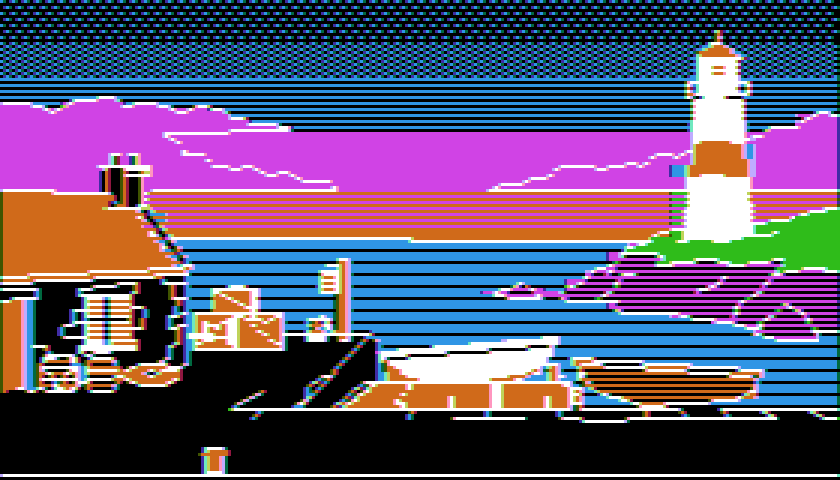
#> input picture styles/apple2-hires/assets/picture_fringe.png, 840 x 480 px, found by its file name
$ python ai_convert.py ../../apple2-hires/assets/picture_fringe.png
#> lines starting #> are read from the running program, lines starting #| are printed output that depends on the picture
### styles/videotext/scripts/ttxenc.py
#!/usr/bin/env python3
"""Mosaik-Zeilen nach den Videotext-Regeln kodieren (dynamische Programmierung je Zeile).

Eingabe je Zeichenzeile: Zielfarben der 2×3 Sechstel je Zelle (80 × 3 Mosaikpunkte, Farbnummer 0–7 oder -1 =
egal), optional eine zweite Zielfarbe für die Aus-Phase des Blinkens, Gewichte je Mosaikpunkt und je Zelle der
Wunsch „getrennt“/„zusammenhängend“. Gesucht ist die Bytefolge (40 Bytes), deren dekodierte Anzeige die
gewichtete Farbabweichung minimiert. Der Zustand des Decoders je Spalte ist
(Modus, Vordergrund, Hintergrund, getrennt, Hold, Flash, gehaltenes Zeichen) = 32 768 Zustände.

Erlaubte Bytes: Mosaikzeichen und die Steuerzeichen Mosaik-Farbe 11–17, New Background 1D, Black Background 1C,
Contiguous 19, Separated 1A, Hold 1E, Release 1F, Flash 08, Steady 09. Schwarz als Vordergrund gibt es in
Level 1 nicht (0x10 ist dort kein Steuerzeichen); Schwarz entsteht nur als Hintergrund.
Die Kostenrechnung ist dieselbe wie im Decoder (ttxlib.decode_row); check_row() prüft das für jede Zeile.
"""
import numpy as np

import ttxlib as T

SHAPE = (2, 8, 8, 2, 2, 2, 64, 2)       # mode, fg, bg, sep, hold, flash, held, held_sep
NS = int(np.prod(SHAPE))
M_, FG_, BG_, SEP_, HOLD_, FL_, HELD_, HSEP_ = np.unravel_index(np.arange(NS), SHAPE)
SEP_PENALTY = 50.0   # gehaltenes Zeichen im falschen Trennmodus (z. B. getrennter Strahl als Lampe)


def sidx(mode, fg, bg, sep, hold, flash, held, hsep=0):
    return np.ravel_multi_index((mode, fg, bg, sep, hold, flash, held, hsep), SHAPE)


def _oklab(rgb):
    c = rgb / 255.0
    c = np.where(c <= 0.04045, c / 12.92, ((c + 0.055) / 1.055) ** 2.4)
    l = 0.4122214708 * c[:, 0] + 0.5363325363 * c[:, 1] + 0.0514459929 * c[:, 2]
    m = 0.2119034982 * c[:, 0] + 0.6806995451 * c[:, 1] + 0.1073969566 * c[:, 2]
    s = 0.0883024619 * c[:, 0] + 0.2817188376 * c[:, 1] + 0.6299787005 * c[:, 2]
    l, m, s = np.cbrt(l), np.cbrt(m), np.cbrt(s)
    return np.stack([0.2104542553 * l + 0.7936177850 * m - 0.0040720468 * s,
                     1.9779984951 * l - 2.4285922050 * m + 0.4505937099 * s,
                     0.0259040371 * l + 0.7827717662 * m - 0.8086757660 * s], 1)


_LAB = _oklab(PAL := T.PALETTE.astype(np.float64))
# Abstand je Farbpaar (Zeile = Ziel, Spalte = Anzeige): Oklab-Abstand plus 0,25 für jede falsche Farbe, plus
# 0,4, wenn statt der Zielfarbe eine andere bunte Farbe erscheint. Eine Lücke in Hintergrundfarbe Schwarz ist im
# Videotext normal; fremdfarbige Splitter (rote Punkte im Pflaster) stören mehr, als der Oklab-Abstand sagt.
DIST = np.sqrt(((_LAB[:, None] - _LAB[None]) ** 2).sum(-1))
DIST = np.where(DIST > 0, 0.25 + DIST + 0.4 * (np.arange(8)[None, :] != 0), 0.0)

# Steuerzeichen: (Byte, Set-At?, Wirkung)
CONTROLS = [(0x10 + c, False, ("fg", c)) for c in range(1, 8)] + [
    (T.NEWBG, True, ("newbg",)), (T.BLACKBG, True, ("blackbg",)),
    (T.CONTIG, True, ("sep", 0)), (T.SEPAR, True, ("sep", 1)),
    (T.HOLD, True, ("hold", 1)), (T.RELEASE, False, ("hold", 0)),
    (T.FLASH, False, ("flash", 1)), (T.STEADY, True, ("flash", 0))]


def _apply(eff, mode, fg, bg, sep, hold, flash, held, hsep):
    mode, fg, bg, sep, hold, flash, held, hsep = [np.array(v) for v in (mode, fg, bg, sep, hold, flash, held, hsep)]
    if eff[0] == "fg":
        held = np.where(mode == 0, 0, held)
        hsep = np.where(mode == 0, 0, hsep)
        fg = np.full_like(fg, eff[1]); mode = np.ones_like(mode)
    elif eff[0] == "newbg":
        bg = fg.copy()
    elif eff[0] == "blackbg":
        bg = np.zeros_like(bg)
    elif eff[0] == "sep":
        sep = np.full_like(sep, eff[1])
    elif eff[0] == "hold":
        hold = np.full_like(hold, eff[1])
    elif eff[0] == "flash":
        flash = np.full_like(flash, eff[1])
    return mode, fg, bg, sep, hold, flash, held, hsep


def _precompute():
    acts = []
    st = (M_, FG_, BG_, SEP_, HOLD_, FL_, HELD_, HSEP_)
    for byte, set_at, eff in CONTROLS:
        new = _apply(eff, *st)
        disp = new if set_at else st
        dm, dfg, dbg, _, dhold, dfl, dheld, dhsep = disp
        pat = np.where((dm == 1) & (dhold == 1), dheld, 0)
        di = np.ravel_multi_index((pat, dfg, dbg, dfl), (64, 8, 8, 2))
        dsep = np.where(pat > 0, dhsep, -1)         # Trennmodus des angezeigten gehaltenen Zeichens
        ns = np.ravel_multi_index(new, SHAPE)
        acts.append((byte, ns.astype(np.int64), di.astype(np.int64), dsep.astype(np.int8)))
    return acts


ACTS = _precompute()
ROW_START = int(sidx(0, 7, 0, 0, 0, 0, 0))


def cell_table(t_on, t_off, w):
    """Kosten aller Anzeigen (Muster, fg, bg, flash) einer Zelle; t_on/t_off/w: je 6 Sechstel."""
    D = np.vstack([DIST, np.zeros((1, 8))])          # D[Ziel, Anzeige], Zeile 8 = egal (-1)
    on = np.where(t_on < 0, 8, t_on)
    off = np.where(t_off < 0, 8, t_off)
    # c[s, Anzeige an, Anzeige aus]
    c = (D[on][:, :, None] + D[off][:, None, :]) * w[:, None, None]   # (6, 8, 8)
    tab = np.zeros((64, 8, 8, 2))
    fg = np.arange(8)[:, None]
    bg = np.arange(8)[None, :]
    for s in range(6):
        bit = (np.arange(64) >> s) & 1
        steady_on = c[s][fg, fg]          # Sechstel an, kein Flash: fg in beiden Phasen
        flash_on = c[s][fg, bg]           # Sechstel an, Flash: fg / bg
        off_ = c[s][bg, bg]               # Sechstel aus: bg
        tab[:, :, :, 0] += np.where(bit[:, None, None] == 1, steady_on[None], off_[None])
        tab[:, :, :, 1] += np.where(bit[:, None, None] == 1, flash_on[None], off_[None])
    return tab.ravel()


EPS = 1e-3      # Steuerzeichen kosten minimal mehr: bei Gleichstand gewinnt das Mosaikzeichen


def encode_row(t_on, t_off=None, w=None, sepwish=None, c0=0, c1=T.COLS, start=ROW_START, end_ok=None,
               allowed_fg=range(1, 8), fixed=None):
    """t_on: (3, 80) Zielfarben; liefert (Bytes für Spalten c0..c1-1, Kosten, Endzustand).
    sepwish je Zelle: 1 = Mosaik getrennt, 0 = zusammenhängend, -1 = egal (leere Mosaike sind immer erlaubt).
    end_ok: optional bool-Feld über alle Zustände, welche Endzustände erlaubt sind.
    fixed: {Spalte: Byte} erzwingt dort ein Steuer- oder Mosaikzeichen."""
    t_on = np.asarray(t_on)
    t_off = t_on if t_off is None else np.asarray(t_off)
    w = np.ones(t_on.shape) if w is None else np.asarray(w, dtype=np.float64)
    sepwish = np.full(T.COLS, -1) if sepwish is None else np.asarray(sepwish)
    fixed = fixed or {}
    bad_fg = np.array([f not in allowed_fg for f in range(8)])
    cost = np.full(NS, np.inf)
    cost[start] = 0.0
    bps, bpb = [], []
    for col in range(c0, c1):
        sl = slice(2 * col, 2 * col + 2)
        on6 = t_on[:, sl].reshape(-1)       # Reihenfolge: Zeile, dann Spalte = Sechstel 0..5
        off6 = t_off[:, sl].reshape(-1)
        w6 = w[:, sl].reshape(-1)
        tab = cell_table(on6, off6, w6)
        live = np.nonzero(np.isfinite(cost))[0]
        new = np.full(NS, np.inf)
        bp_s = np.full(NS, -1, dtype=np.int64)
        bp_b = np.zeros(NS, dtype=np.int16)
        fx = fixed.get(col)
        cand = []
        for byte, ns, di, dsep in ACTS:
            if 0x11 <= byte <= 0x17 and bad_fg[byte - 0x10] and fx != byte:
                continue
            if fx is not None and fx != byte:
                continue
            cc = cost[live] + tab[di[live]] + EPS
            if sepwish[col] >= 0:
                ds = dsep[live]
                cc = cc + SEP_PENALTY * ((ds >= 0) & (ds != sepwish[col]))
            cand.append((byte, live, ns[live], cc))
        t3 = tab.reshape(64, 8, 8, 2)
        m = live[M_[live] == 1]
        if fx is not None and fx >= 0x20:
            # erzwungenes Mosaikzeichen
            p = np.full(len(m), T.mosaic_pattern(fx))
            if len(m):
                ns = np.ravel_multi_index((M_[m], FG_[m], BG_[m], SEP_[m], HOLD_[m], FL_[m], p, SEP_[m]), SHAPE)
                cc = cost[m] + t3[p, FG_[m], BG_[m], FL_[m]]
                if sepwish[col] >= 0 and T.mosaic_pattern(fx):
                    cc = cc + SEP_PENALTY * (SEP_[m] != sepwish[col])
                cand.append((-1, m, ns, cc))
        elif fx is None and len(m):
            # Mosaikzeichen: bestes Muster je (fg, bg, flash); bei falschem Trennmodus nur das leere Zeichen
            bestp = t3.argmin(0)                 # (8, 8, 2)
            bestc = t3.min(0)
            ok = np.ones(len(m), dtype=bool) if sepwish[col] < 0 else SEP_[m] == sepwish[col]
            p = np.where(ok, bestp[FG_[m], BG_[m], FL_[m]], 0)
            cc = np.where(ok, bestc[FG_[m], BG_[m], FL_[m]], t3[0, FG_[m], BG_[m], FL_[m]])
            ns = np.ravel_multi_index((M_[m], FG_[m], BG_[m], SEP_[m], HOLD_[m], FL_[m], p, SEP_[m]), SHAPE)
            cand.append((-1, m, ns, cost[m] + cc))
        for byte, src, ns, cc in cand:
            np.minimum.at(new, ns, cc)
        for byte, src, ns, cc in cand:
            hit = (cc == new[ns]) & (bp_s[ns] < 0)
            # bei mehrfachen Treffern auf dieselbe Zielzelle gewinnt der erste
            hs, hn = src[hit], ns[hit]
            uniq, first = np.unique(hn, return_index=True)
            bp_s[uniq] = hs[first]
            bp_b[uniq] = byte
        bps.append(bp_s); bpb.append(bp_b)
        cost = new
    final = cost if end_ok is None else np.where(end_ok, cost, np.inf)
    s = int(np.argmin(final))
    total = float(final[s])
    if not np.isfinite(total):
        raise RuntimeError("keine gültige Kodierung")
    end_state = s
    out = []
    for k in range(len(bps) - 1, -1, -1):
        b = int(bpb[k][s])
        prev = int(bps[k][s])
        out.append(T.mosaic_byte(int(HELD_[s])) if b == -1 else b)
        s = prev
    return out[::-1], total, end_state


# [53 lines left out: functions decoder_state, end_mask_for, not called in this run]


def shown(row_bytes, r0=0):
    """Angezeigte Sechstelfarben (3, 80) beider Blinkphasen für eine Zeile."""
    cells, _ = T.decode_row(row_bytes)
    on = np.zeros((3, 80), dtype=int); off = np.zeros((3, 80), dtype=int)
    for c, (k, code, sep, fg, bg, fl, dh) in enumerate(cells):
        for i in range(6):
            bit = k == T.MOSAIC and (code >> i & 1)
            on[i // 2, 2 * c + i % 2] = fg if bit else bg
            off[i // 2, 2 * c + i % 2] = fg if (bit and not fl) else bg
    return on, off


def row_cost(row_bytes, t_on, t_off=None, w=None):
    t_on = np.asarray(t_on)
    t_off = t_on if t_off is None else np.asarray(t_off)
    w = np.ones(t_on.shape) if w is None else np.asarray(w)
    on, off = shown(row_bytes)
    D = np.vstack([DIST, np.zeros((1, 8))])
    ton = np.where(t_on < 0, 8, t_on); toff = np.where(t_off < 0, 8, t_off)
    return float((w * (D[ton, on] + D[toff, off])).sum())

### styles/videotext/scripts/build_page.py
#!/usr/bin/env python3
"""Baut die Videotextseite 100 „Hafen von Lornholm“ (25 × 40 Bytes) aus der Vorlage (scene.py).

    .venv/bin/python styles/videotext/scripts/build_page.py

Zeile 0     Kopfzeile: Spalten 0–7 schreibt das Fernsehgerät (Seitennummer), 8–39 kommen vom Sender
Zeile 1–2   Titel in doppelter Höhe im Himmel (von Hand gesetzt)
Zeile 3–19  Bild: Mosaikzeilen per dynamischer Programmierung (ttxenc.encode_row) aus der Vorlage
Zeile 20–21 Beschreibung, Zeile 22–24 Auswahl mit Farbtasten und Seitennummern
Ausgabe: assets/scene_target.png (Vorlage) und Bericht; build_stream.py nutzt build() für die Grundseite.
"""

import numpy as np
from PIL import Image

import scene
import ttxenc as E
import ttxlib as T

HERE = T.HERE
TEXT_ROWS = {
    20: "Die Laterne flackert im Wind. Am Kai",
    21: "wartet ein Paket auf dich.",
}
CHOICES = [(22, "r", "Zum Leuchtturm gehen", "201"),
           (23, "g", "Das Paket ansehen", "202"),
           (24, "y", "Mit dem Dachs sprechen", "203")]


# [31 lines left out: functions header_row, title_rows, text_rows, not called in this run]


# Laterne: Zeile 13, Spalte 27 = Mosaik-Gelb vor dem Glas (Spalte 28), Spalte 29 setzt die Farbe zurück
# (Grün für den Fels rechts daneben). Das Flackern tauscht nur das Byte in Spalte 27 (Gelb/Weiß), der Rest der
# Zeile bleibt gleich.
LANTERN_ROW, LANTERN_COL = 13, 27
FIXED = {13: {27: T.GFX["y"], 28: 0x7F, 29: T.GFX["g"]}}


def target_rows(t_on, t_off, w, r):
    y0 = 3 * (r - 1)
    a, b_, ww = t_on[y0:y0 + 3].copy(), t_off[y0:y0 + 3].copy(), w[y0:y0 + 3]
    return a, b_, ww


def encode_picture(t_on, t_off, w, sep, rows=range(3, 20), log=True):
    out = {}
    stats = []
    for r in rows:
        a, b_, ww = target_rows(t_on, t_off, w, r)
        bytes_, cost, _ = E.encode_row(a, b_, ww, sep[r - 1], fixed=FIXED.get(r))
        chk = E.row_cost(bytes_, a, b_, ww)
        on, off = E.shown(bytes_)
        miss = int(((on != a) & (a >= 0)).sum())
        ctrl = sum(1 for x in bytes_ if x < 0x20)
        stats.append((r, round(cost, 2), round(chk, 2), miss, ctrl))
        out[r] = bytes_
    if log:
        for s in stats:
            print("Zeile %2d  Kosten %7.2f (Decoder %7.2f)  falsche Sechstel %3d  Steuerzellen %2d" % s)
    return out, stats


# [31 lines left out: functions build, compose, main, not called in this run]


# [2 lines that do not run on import are left out]

### styles/videotext/scripts/ttxlib.py
#!/usr/bin/env python3
"""Videotext-Grundlagen: Palette, deutscher G0-Satz, Decoder (Level 1) und Wiedergabe einer Seite.

Eine Seite sind 25 Zeilen à 40 Bytes (7 Bit). 0x00–0x1F sind Steuerzeichen (Spacing Attributes), die selbst
eine Zelle belegen. Der Decoder hält sich an die Level-1-Regeln (ETS 300 706, Abschnitt 12.2 / SAA5050):

  Set-At   (gilt schon für die Steuerzelle):  Steady 09, Normal Size 0C, Conceal 18, Contiguous 19,
           Separated 1A, Black Background 1C, New Background 1D, Hold Mosaics 1E
  Set-After (gilt ab der nächsten Zelle):     Alpha-Farbe 01–07, Flash 08, Double Height 0D,
           Mosaik-Farbe 11–17, Release Mosaics 1F

Eine Steuerzelle zeigt die Hintergrundfarbe; nur bei Hold Mosaics im Mosaikmodus zeigt sie das zuletzt
empfangene Mosaikzeichen („held mosaic“). Wechsel Alpha/Mosaik und Wechsel der Größe löschen das gehaltene
Zeichen. Jede Zeile beginnt mit Weiß, Alpha, schwarzem Hintergrund, zusammenhängend, ohne Hold/Flash.
Doppelte Höhe: Die Zeile darunter wird nicht aus eigenen Daten angezeigt, sondern zeigt die unteren Hälften;
Zeichen normaler Höhe der oberen Zeile erscheinen dort als Leerzelle in deren Hintergrundfarbe.
"""
import pathlib

import numpy as np

HERE = pathlib.Path(__file__).resolve().parent.parent
ROWS, COLS = 25, 40
CW, CH = 20, 28                      # Zelle in Bildpunkten (6×10-Punkt-Raster des SAA5050, 576i-Seitenverhältnis)
PAGE_W, PAGE_H = COLS * CW, ROWS * CH  # 800×700

# 0 schwarz, 1 rot, 2 grün, 3 gelb, 4 blau, 5 magenta, 6 cyan, 7 weiß (Farbnummer = Bits B G R)
PALETTE = np.array([(0, 0, 0), (255, 0, 0), (0, 255, 0), (255, 255, 0),
                    (0, 0, 255), (255, 0, 255), (0, 255, 255), (255, 255, 255)], dtype=np.uint8)
NAMES = "krgybmcw"   # Buchstaben in Textdateien (k = schwarz)

# Deutscher nationaler Zeichensatz (G0 Latin, nationale Option Deutsch)
NATIONAL_DE = {0x23: "#", 0x24: "$", 0x40: "§", 0x5B: "Ä", 0x5C: "Ö", 0x5D: "Ü", 0x5E: "^", 0x5F: "_",
               0x60: "°", 0x7B: "ä", 0x7C: "ö", 0x7D: "ü", 0x7E: "ß", 0x7F: "■"}
G0 = {c: NATIONAL_DE.get(c, chr(c)) for c in range(0x20, 0x80)}
UNI2G0 = {v: k for k, v in G0.items()}

# Steuerzeichen
ALPHA = {n: i for i, n in enumerate(NAMES) if i}            # Alpha-Farbe: ALPHA['y'] = 0x03
GFX = {n: 0x10 + i for i, n in enumerate(NAMES) if i}       # Mosaik-Farbe: GFX['y'] = 0x13
FLASH, STEADY, NORMAL, DOUBLE = 0x08, 0x09, 0x0C, 0x0D
CONTIG, SEPAR, BLACKBG, NEWBG, HOLD, RELEASE = 0x19, 0x1A, 0x1C, 0x1D, 0x1E, 0x1F

# Mosaikzeichen: Bit je Sechstel (oben links, oben rechts, Mitte links, Mitte rechts, unten links, unten rechts)
SEXT_BITS = (0x01, 0x02, 0x04, 0x08, 0x10, 0x40)


def mosaic_byte(pattern):
    """pattern: 6 Bit (Bit i = Sechstel i) -> Zeichencode 0x20–0x3F / 0x60–0x7F."""
    b = 0x20
    for i, bit in enumerate(SEXT_BITS):
        if pattern >> i & 1:
            b |= bit
    return b


def mosaic_pattern(b):
    return sum(1 << i for i, bit in enumerate(SEXT_BITS) if b & bit)


# [7 lines left out: function text_bytes, not called in this run]


# Zellarten
BLANK, CHAR, MOSAIC = 0, 1, 2


def decode_row(row):
    """Liefert je Zelle (art, code, fg, bg, sep, flash, dh); code = Zeichen (CHAR) oder Muster (MOSAIC).
    Zusätzlich, ob die Zeile ein Double-Height-Zeichen enthält."""
    fg, bg, mosaic, sep, hold, flash, dh = 7, 0, False, False, False, False, False
    held = (0, False)
    cells, has_dh = [], False
    for b in row:
        b &= 0x7F
        if b < 0x20:
            # Set-At
            if b == STEADY:
                flash = False
            elif b == NORMAL:
                if dh:
                    held = (0, False)
                dh = False
            elif b == CONTIG:
                sep = False
            elif b == SEPAR:
                sep = True
            elif b == BLACKBG:
                bg = 0
            elif b == NEWBG:
                bg = fg
            elif b == HOLD:
                hold = True
            if hold and mosaic:
                cells.append((MOSAIC, held[0], held[1], fg, bg, flash, dh))
            else:
                cells.append((BLANK, 0, False, fg, bg, flash, dh))
            # Set-After
            if 0x01 <= b <= 0x07:
                if mosaic:
                    held = (0, False)
                fg, mosaic = b, False
            elif b == FLASH:
                flash = True
            elif b == DOUBLE:
                if not dh:
                    held = (0, False)
                dh, has_dh = True, True
            elif 0x11 <= b <= 0x17:
                if not mosaic:
                    held = (0, False)
                fg, mosaic = b - 0x10, True
            elif b == RELEASE:
                hold = False
        elif mosaic and (b & 0x20):
            p = mosaic_pattern(b)
            cells.append((MOSAIC, p, sep, fg, bg, flash, dh))
            held = (p, sep)
        else:
            cells.append((CHAR, b, False, fg, bg, flash, dh))
    # Zeile kürzer als 40: Rest leer
    while len(cells) < COLS:
        cells.append((BLANK, 0, False, fg, bg, flash, dh))
    return cells, has_dh


def decode_page(page):
    """page: 25 Listen à 40 Bytes. Ergebnis: 25×40 Zellen (art, code, fg, bg, sep, flash, part),
    part 0 = normal, 1 = obere Hälfte doppelter Höhe, 2 = untere Hälfte."""
    out = []
    r = 0
    while r < ROWS:
        cells, has_dh = decode_row(page[r])
        out.append([(k, c, s, f, g, fl, 1 if d else 0) for (k, c, s, f, g, fl, d) in cells])
        if has_dh and 1 <= r < ROWS - 1:
            low = []
            for (k, c, s, f, g, fl, d) in cells:
                low.append((k, c, s, f, g, fl, 2) if d else (BLANK, 0, False, f, g, fl, 0))
            out.append(low)
            r += 2
        else:
            r += 1
    return out[:ROWS]


# ---------------------------------------------------------------- Geometrie der Mosaikzellen
SEXT_X = ((0, 10), (10, 20))                 # Spalten
SEXT_Y = ((0, 8), (8, 20), (20, 28))          # Zeilen 3:4:3 wie im SAA5050 (8/12/8 Bildpunkte)
SEP_GAP = 3                                   # getrennte Mosaike: 3 px Lücke rechts und unten je Sechstel


# [15 lines left out: function mosaic_mask, not called in this run]


_MOS = {}


# [9 lines left out: function mosaic_cell, not called in this run]


_ATLAS = None


def atlas():
    """Glyphenatlas (demo/fonts/g0_atlas.png): 96 Zeichen × 3 Fassungen (normal, oben, unten), Deckung 0–255."""
    global _ATLAS
    if _ATLAS is None:
        from PIL import Image
        a = np.asarray(Image.open(HERE / "demo" / "fonts" / "g0_atlas.png").convert("L"), dtype=np.float32) / 255.0
        _ATLAS = a
    return _ATLAS


def glyph(code, part):
    a = atlas()
    i = code - 0x20
    gx, gy = (i % 16) * CW, (i // 16) * CH + part * 6 * CH
    return a[gy:gy + CH, gx:gx + CW]


def render(page_cells, flash_on=True):
    """Dekodierte Seite -> RGB-Bild 800×700 (uint8)."""
    img = np.zeros((PAGE_H, PAGE_W, 3), dtype=np.float32)
    pal = PALETTE.astype(np.float32)
    for r, row in enumerate(page_cells):
        for c, (k, code, sep, fg, bg, fl, part) in enumerate(row):
            y, x = r * CH, c * CW
            if k == BLANK or (fl and not flash_on):
                cov = np.zeros((CH, CW), dtype=np.float32)
            elif k == MOSAIC:
                cov = mosaic_cell(code, sep, part).astype(np.float32)
            else:
                cov = glyph(code, part)
            img[y:y + CH, x:x + CW] = pal[bg] * (1 - cov[..., None]) + pal[fg] * cov[..., None]
    return np.clip(img + 0.5, 0, 255).astype(np.uint8)


def blank_page():
    return [[0x20] * COLS for _ in range(ROWS)]


def page_to_hex(page):
    return ["".join(f"{b:02x}" for b in row) for row in page]


def page_from_hex(rows):
    return [[int(s[i:i + 2], 16) for i in range(0, len(s), 2)] for s in rows]


# [11 lines left out: function mosaic_grid, not called in this run]

### styles/videotext/scripts/ai_convert.py
#!/usr/bin/env python3
"""Versuch: KI-Bild automatisch in eine Videotext-Seite umsetzen (ohne Handzeichnung).

    .venv/bin/python styles/videotext/scripts/ai_convert.py assets/raw/bg_a.png

Je Mosaikpunkt (80 × 57, Sechstel-Zeilen 2:3:2 wie im Zeichengenerator) die häufigste der 8 Farben (nächste
Farbe in Oklab je Bildpunkt), dann dieselbe Zeilen-DP wie für die Seite (ttxenc). Ausgabe:
assets/ki_automatisch.png = links das Mosaikraster nach Farbwahl, rechts die regelkonforme Seite.
"""
import pathlib
import sys

import numpy as np
from PIL import Image

sys.path.insert(0, str(pathlib.Path(__file__).resolve().parent))
import build_page as BP  # noqa: E402
import ttxenc as E  # noqa: E402
import ttxlib as T  # noqa: E402


def main():
    src = T.HERE / sys.argv[1]
    a = np.asarray(Image.open(src).convert("RGB"), dtype=np.float64)
    lab = E._oklab(a.reshape(-1, 3)).reshape(a.shape)
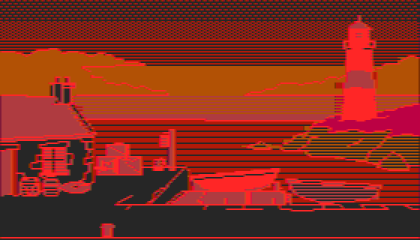
#> lab: shape (480, 840, 3) float64 (shown at 1/2 size); mean R, G, B 0.437, 0.0285, -0.0368; drawn with min black and max white
    d = ((lab[:, :, None, :] - E._LAB[None, None]) ** 2).sum(-1)
    idx = d.argmin(-1)
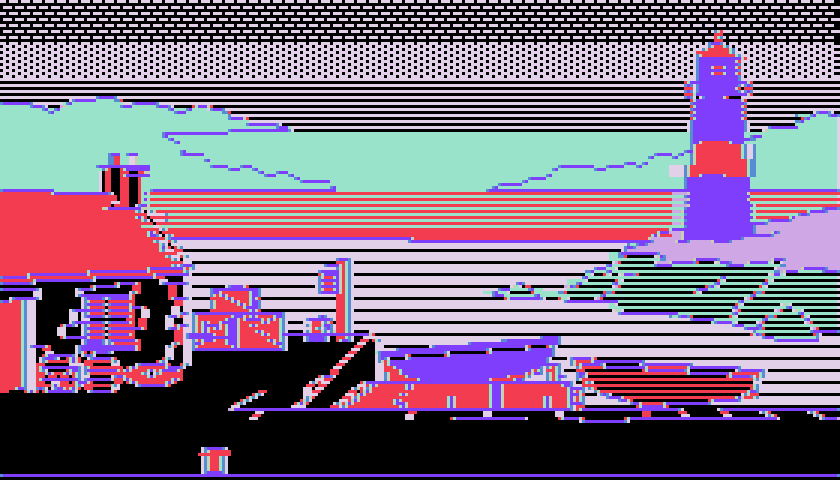
#> idx: shape (480, 840) int64; 8 distinct labels, from 0 to 7; one colour per label, 0 black
    H, W = idx.shape
    grid = np.zeros((57, 80), dtype=int)
    for r in range(19):
        y0, h = r * H / 19, H / 19
        for k, (f0, f1) in enumerate(((0, 2 / 7), (2 / 7, 5 / 7), (5 / 7, 1))):
            ya, yb = int(y0 + f0 * h + 0.5), int(y0 + f1 * h + 0.5)
            for x in range(80):
                xa, xb = int(x * W / 80 + 0.5), int((x + 1) * W / 80 + 0.5)
                grid[3 * r + k, x] = np.bincount(idx[ya:yb, xa:xb].ravel(), minlength=8).argmax()
#> (the rest of the program and of its run is left out)
